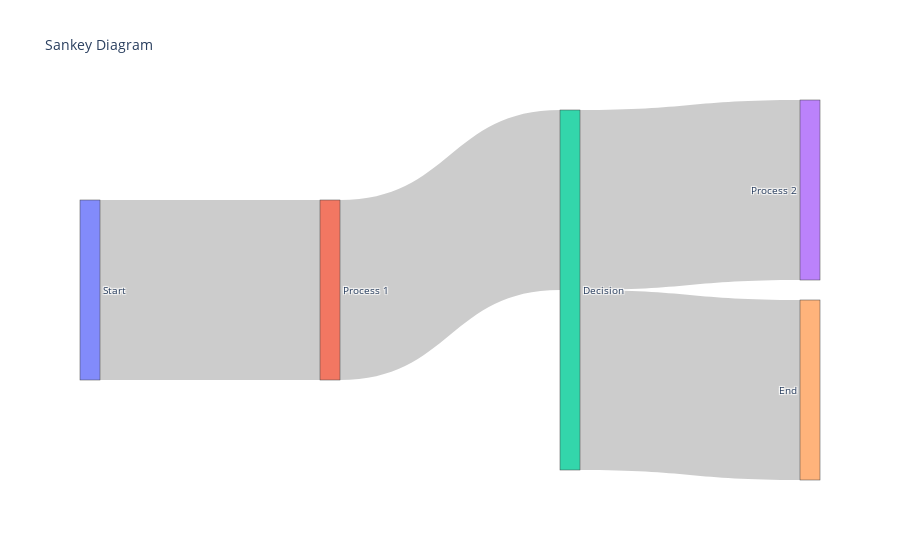

The notebook cell saved with this chart:
### Markdown cell above
#### 2. Sankey Diagrams

### Code cell
import plotly.graph_objects as go

# Define nodes and links
nodes = {
    "label": ["Start", "Process 1", "Decision", "Process 2", "End"],
}

links = {
    "source": [0, 1, 2, 2],
    "target": [1, 2, 3, 4],
    "value": [1, 1, 1, 1],
}

# Create the Sankey diagram
fig = go.Figure(go.Sankey(node=nodes, link=links))

fig.update_layout(title_text="Sankey Diagram", font_size=10)
fig.show()

### Figure 1 — Plotly figure (JSON) as saved in the notebook; plotly's stock layout.template omitted (floating-point values rounded to 4 significant figures)
{"data": [{"link": {"source": [0, 1, 2, 2], "target": [1, 2, 3, 4], "value": [1, 1, 1, 1]}, "node": {"label": ["Start", "Process 1", "Decision", "Process 2", "End"]}, "type": "sankey"}], "layout": {"font": {"size": 10}, "title": {"text": "Sankey Diagram"}}}
